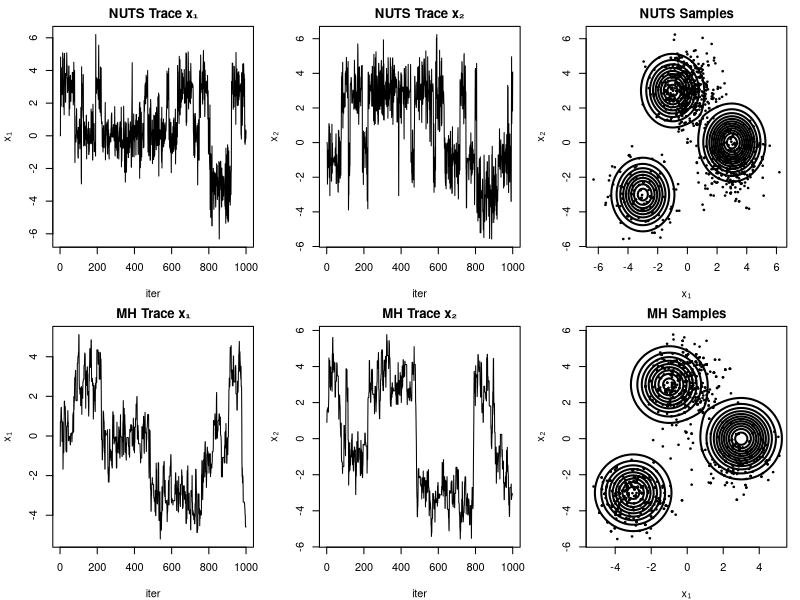
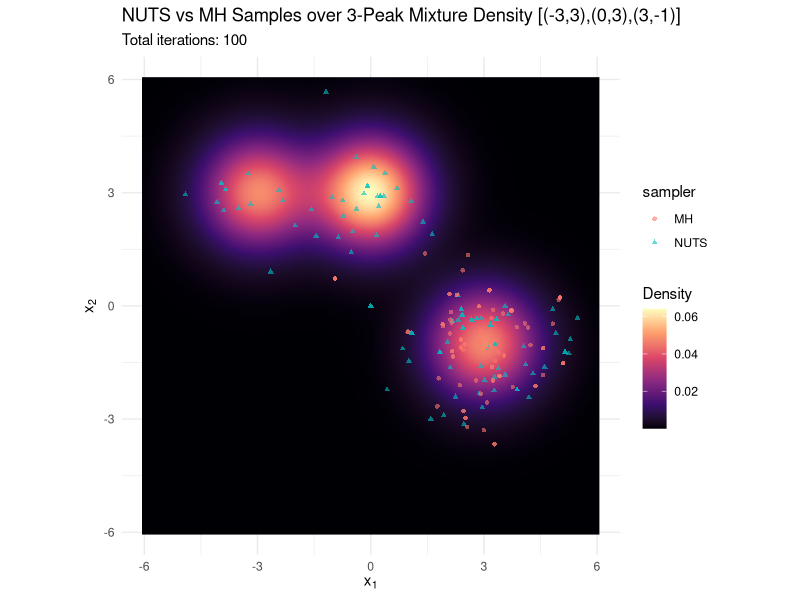
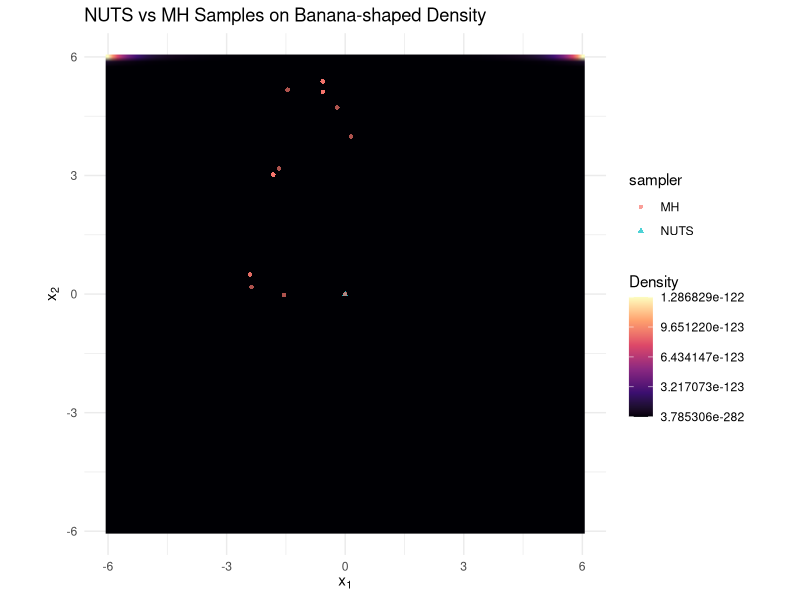

The R script that drew these images, in order:
library(mvtnorm)


# No-U-Turn sampler

leapfrog <- function(theta, r, grad_log_prob, eps) {
  r_half   <- r + 0.5 * eps * grad_log_prob(theta)
  theta_new<- theta + eps * r_half
  r_new    <- r_half + 0.5 * eps * grad_log_prob(theta_new)
  list(theta = theta_new, r = r_new)
}

find_reasonable_epsilon <- function(theta, grad_log_prob, log_prob) {
  eps <- 1
  r   <- rnorm(length(theta))
  lp0 <- log_prob(theta) - 0.5 * sum(r^2)
  lf  <- leapfrog(theta, r, grad_log_prob, eps)
  lp1 <- log_prob(lf$theta) - 0.5 * sum(lf$r^2)
  a   <- exp(lp1 - lp0)
  dir <- if (a > 0.5) 1 else -1
  while (a^dir > 2^(-dir)) {
    eps <- eps * 2^dir
    lf  <- leapfrog(theta, r, grad_log_prob, eps)
    lp1 <- log_prob(lf$theta) - 0.5 * sum(lf$r^2)
    a   <- exp(lp1 - lp0)
  }
  eps
}

build_tree <- function(theta, r, u, v, j, eps, log_prob, grad_log_prob, delta_max = 1000) {
  if (j == 0) {
    lf <- leapfrog(theta, r, grad_log_prob, v * eps)
    lp <- log_prob(lf$theta) - 0.5 * sum(lf$r^2)
    n  <- as.integer(u <= exp(lp))
    s  <- as.integer(lp - log(u) > -delta_max)
    alpha <- min(1, exp(lp - (log_prob(theta) - 0.5*sum(r^2))))
    list(theta_minus = lf$theta, r_minus = lf$r,
         theta_plus  = lf$theta, r_plus  = lf$r,
         theta_prop  = lf$theta, n_prop  = n,
         s_prop      = s,     alpha    = alpha,
         n_alpha     = 1)
  } else {
    bt1 <- build_tree(theta, r, u, v, j-1, eps, log_prob, grad_log_prob, delta_max)
    if (bt1$s_prop == 1) {
      if (v == -1) {
        bt2 <- build_tree(bt1$theta_minus, bt1$r_minus, u, v, j-1, eps, log_prob, grad_log_prob, delta_max)
        theta_minus <- bt2$theta_minus; r_minus <- bt2$r_minus
        theta_plus  <- bt1$theta_plus;  r_plus  <- bt1$r_plus
      } else {
        bt2 <- build_tree(bt1$theta_plus, bt1$r_plus, u, v, j-1, eps, log_prob, grad_log_prob, delta_max)
        theta_minus <- bt1$theta_minus; r_minus <- bt1$r_minus
        theta_plus  <- bt2$theta_plus;  r_plus  <- bt2$r_plus
      }
      den  <- bt1$n_prop + bt2$n_prop
      if (den > 0) {
        if (runif(1) < bt2$n_prop / den) {
          theta_prop <- bt2$theta_prop
        } else {
          theta_prop <- bt1$theta_prop
        }
      } else {
        theta_prop <- bt1$theta_prop
      }
      r_sum <- bt2$r_plus + bt2$r_minus
      s_prop <- as.integer(bt1$s_prop == 1 && bt2$s_prop == 1 &&
                             sum(r_sum * (bt2$theta_plus - bt2$theta_minus)) >= 0)
      list(theta_minus = theta_minus, r_minus = r_minus,
           theta_plus  = theta_plus,  r_plus  = r_plus,
           theta_prop  = theta_prop,
           n_prop      = bt1$n_prop + bt2$n_prop,
           s_prop      = s_prop,
           alpha       = bt1$alpha + bt2$alpha,
           n_alpha     = bt1$n_alpha + bt2$n_alpha)
    } else {
      bt1
    }
  }
}

nuts <- function(log_prob, grad_log_prob, theta0, n_iter, adapt_steps = floor(n_iter/2),
                 delta = 0.65, max_depth = 10) {
  d <- length(theta0)
  samples <- matrix(NA, n_iter, d)
  theta <- theta0
  eps   <- find_reasonable_epsilon(theta, grad_log_prob, log_prob)
  mu    <- log(10 * eps)
  eps_bar <- 1
  H_bar   <- 0
  gamma <- 0.05; t0 <- 10; kappa <- 0.75
  
  for (i in 1:n_iter) {
    r0 <- rnorm(d)
    joint0 <- log_prob(theta) - 0.5 * sum(r0^2)
    u <- exp(joint0) * runif(1)
    theta_minus <- theta; theta_plus <- theta
    r_minus <- r0;       r_plus   <- r0
    theta_prop <- theta
    j <- 0; n_prop <- 1; s_prop <- 1; alpha_sum <- 0; n_alpha_sum <- 0
    
    while (s_prop == 1 && j < max_depth) {
      v <- sample(c(-1,1),1)
      if (v == -1) {
        bt <- build_tree(theta_minus, r_minus, u, v, j, eps, log_prob, grad_log_prob)
        theta_minus <- bt$theta_minus; r_minus <- bt$r_minus
      } else {
        bt <- build_tree(theta_plus, r_plus, u, v, j, eps, log_prob, grad_log_prob)
        theta_plus  <- bt$theta_plus;  r_plus  <- bt$r_plus
      }
      if (bt$s_prop == 1 && runif(1) < bt$n_prop / n_prop) {
        theta_prop <- bt$theta_prop
      }
      n_prop    <- n_prop + bt$n_prop
      s_prop    <- bt$s_prop * as.integer(sum((theta_plus - theta_minus)*r_minus)>=0) *
        as.integer(sum((theta_plus - theta_minus)*r_plus )>=0)
      alpha_sum   <- alpha_sum + bt$alpha
      n_alpha_sum <- n_alpha_sum + bt$n_alpha
      j <- j + 1
    }
    
    acc_rate <- alpha_sum / n_alpha_sum
    if (i <= adapt_steps) {
      H_bar <- (1 - 1/(i + t0)) * H_bar + (delta - acc_rate)/(i + t0)
      log_eps <- mu - sqrt(i)/gamma * H_bar
      eta <- i^(-kappa)
      eps_bar <- exp((1 - eta) * log(eps_bar) + eta * log_eps)
      eps <- exp(log_eps)
    } else {
      eps <- eps_bar
    }
    
    theta <- theta_prop
    samples[i, ] <- theta
    cat(sprintf("Iter %d: eps=%.5f, acc=%.3f\n", i, eps, acc_rate))
    
  }
  samples
}

# Metropolis Hastings sampler

mh_sampler <- function(log_prob, initial_theta, n_samples, proposal_sd=1) {
  samples <- numeric(n_samples); theta <- initial_theta
  lp_curr <- log_prob(theta)
  for (i in 1:n_samples) {
    prop <- rnorm(1, theta, proposal_sd); lp_prop <- log_prob(prop)
    if (runif(1) < exp(lp_prop-lp_curr)) { theta <- prop; lp_curr <- lp_prop }
    samples[i] <- theta
  }
  samples
}


# # Multimodal target: 0.5·N(-3,1)+0.5·N(3,1)
# log_prob <- function(x) {
#   lp1 <- dnorm(x, -3,1, log=TRUE)+log(0.5)
#   lp2 <- dnorm(x,  3,1, log=TRUE)+log(0.5)
#   m <- max(lp1, lp2); m + log(exp(lp1-m)+exp(lp2-m))
# }
# grad_log_prob <- function(x) {
#   lp1 <- dnorm(x,-3,1,log=TRUE); lp2 <- dnorm(x,3,1,log=TRUE)
#   p1 <- exp(lp1-max(lp1,lp2)); p2 <- exp(lp2-max(lp1,lp2))
#   w1 <- p1/(p1+p2); w2 <- p2/(p1+p2)
#   w1 * (-(x+3)) + w2 * (-(x-3))
# }
# 
# 
# # Run samplers and compare
# set.seed(123)
# n_iter <- 2000
# nuts_samps <- nuts(log_prob, grad_log_prob, theta0=0, n_iter=n_iter)
# mh_samps   <- mh_sampler(log_prob, initial_theta=0, n_samples=n_iter, proposal_sd=1)
# 
# par(mfrow=c(2,2))
# plot(nuts_samps, type="l", main="NUTS Trace")
# plot(mh_samps,   type="l", main="MH Trace")
# hist(nuts_samps, breaks=50, freq=FALSE, xlim=c(-6,6), main="NUTS Density")
# curve(0.5*dnorm(x,-3,1)+0.5*dnorm(x,3,1), add=TRUE, lwd=2)
# hist(mh_samps, breaks=50, freq=FALSE, xlim=c(-6,6), main="MH Density")
# curve(0.5*dnorm(x,-3,1)+0.5*dnorm(x,3,1), add=TRUE, lwd=2)
# 
# 
# 
# 
# # Multivariate example: 2D banana‐shaped distribution
# log_prob_banana <- function(x) {
#   # x is length‐2 vector
#   y1 <- x[1] / 1
#   y2 <- x[2] + 0.03 * (x[1]^2 - 100)
#   -0.5 * (y1^2 + y2^2)
# }
# grad_log_prob_banana <- function(x) {
#   y1 <- x[1]
#   y2 <- x[2] + 0.03 * (x[1]^2 - 100)
#   d1 <- -y1 - 0.06 * x[1] * y2
#   d2 <- -y2
#   c(d1, d2)
# }
# 
# # assume `nuts` is the function you defined above
# set.seed(123)
# samples2d <- nuts(
#   log_prob      = log_prob_banana,
#   grad_log_prob = grad_log_prob_banana,
#   theta0        = c(0, 0),
#   n_iter        = 2000,
#   delta         = 0.65,
#   max_depth     = 8
# )
# 
# # visualize
# par(mfrow = c(1,2))
# plot(samples2d[,1], type="l", main="Trace of x_1")
# plot(samples2d[,2], type="l", main="Trace of x_2")



mh_sampler <- function(log_prob, initial_theta, n_samples, proposal_sd = 1) {
  d       <- length(initial_theta)
  samples <- matrix(NA, n_samples, d)
  theta   <- initial_theta
  lp_curr <- log_prob(theta)
  for (i in 1:n_samples) {
    prop    <- theta + rnorm(d, 0, proposal_sd)
    lp_prop <- log_prob(prop)
    if (runif(1) < exp(lp_prop - lp_curr)) {
      theta   <- prop
      lp_curr <- lp_prop
    }
    samples[i,] <- theta
  }
  samples
}



# Three-peak 2D Gaussian mixture
weights <- c(0.3, 0.4, 0.3)
means   <- list(c(-3, -3), c(0, 3), c(3, -1))
Sigma   <- diag(2); Sigma_inv <- solve(Sigma)

log_prob_2d <- function(x) {
  lp <- sapply(1:3, function(i)
    log(weights[i]) + dmvnorm(x, means[[i]], Sigma, log = TRUE)
  )
  m <- max(lp); m + log(sum(exp(lp - m)))
}
grad_log_prob_2d <- function(x) {
  lp   <- sapply(1:3, function(i)
    log(weights[i]) + dmvnorm(x, means[[i]], Sigma, log = TRUE)
  )
  m    <- max(lp)
  w    <- exp(lp - m); w <- w / sum(w)
  grads <- sapply(1:3, function(i) -Sigma_inv %*% (x - means[[i]]))
  as.numeric(grads %*% w)
}

# Run samplers
set.seed(123)
n_iter     <- 1000
nuts_samps <- nuts(log_prob_2d, grad_log_prob_2d, theta0 = c(0,0), n_iter = n_iter)
mh_samps   <- mh_sampler(log_prob_2d, initial_theta = c(0,0), n_samples = n_iter, proposal_sd = 1)

# True density grid
grid_pts <- 100
x1 <- seq(-6, 6, length = grid_pts)
x2 <- seq(-6, 6, length = grid_pts)
gr <- expand.grid(x1, x2)
z  <- matrix(
  apply(gr, 1, function(xx)
    sum(sapply(1:3, function(i)
      weights[i] * dmvnorm(xx, means[[i]], Sigma)
    ))
  ),
  nrow = grid_pts, byrow = TRUE
)

# Visualization
par(mfrow = c(2, 3), mar = c(4, 4, 2, 1))
plot(nuts_samps[,1], type="l", main="NUTS Trace x₁", xlab="iter", ylab="x₁")
plot(nuts_samps[,2], type="l", main="NUTS Trace x₂", xlab="iter", ylab="x₂")
plot(nuts_samps, pch=20, cex=0.5, main="NUTS Samples", xlab="x₁", ylab="x₂")
contour(x1, x2, z, add=TRUE, drawlabels=FALSE, lwd=2)
plot(mh_samps[,1], type="l", main="MH Trace x₁", xlab="iter", ylab="x₁")
plot(mh_samps[,2], type="l", main="MH Trace x₂", xlab="iter", ylab="x₂")
plot(mh_samps, pch=20, cex=0.5, main="MH Samples", xlab="x₁", ylab="x₂")
contour(x1, x2, z, add=TRUE, drawlabels=FALSE, lwd=2)



library(mvtnorm)
library(jsonlite)

# --- 2D three-peak mixture definitions ---
weights <- c(0.3,0.4,0.3)
means   <- list(c(-3,-3), c(0,3), c(3,-1))
Sigma   <- diag(2); Sigma_inv <- solve(Sigma)

log_prob_2d <- function(x) {
  lp <- sapply(1:3, function(i)
    log(weights[i]) + dmvnorm(x, means[[i]], Sigma, log = TRUE))
  m <- max(lp); m + log(sum(exp(lp-m)))
}
grad_log_prob_2d <- function(x) {
  lp   <- sapply(1:3, function(i)
    log(weights[i]) + dmvnorm(x, means[[i]], Sigma, log = TRUE))
  m    <- max(lp)
  w    <- exp(lp - m); w <- w/sum(w)
  grads <- sapply(1:3, function(i) -Sigma_inv %*% (x - means[[i]]))
  as.numeric(grads %*% w)
}

# --- your NUTS & MH definitions (assume `nuts()` and `mh_sampler()` already in scope) ---

set.seed(42)
n_iter     <- 2000
nuts_samps <- nuts(log_prob_2d, grad_log_prob_2d, theta0=c(0,0), n_iter=n_iter)
mh_samps   <- mh_sampler(log_prob_2d, initial_theta=c(0,0), n_samples=n_iter, proposal_sd=1)









library(ggplot2)
library(mvtnorm)

# Mixture parameters
weights <- c(0.3, 0.4, 0.3)
means   <- list(c(-3,  3), c(0,  3), c(3, -1))
Sigma   <- diag(2)

# Build grid for heatmap
grid_pts <- 100
x <- seq(-6, 6, length.out = grid_pts)
y <- seq(-6, 6, length.out = grid_pts)
heat_df <- expand.grid(x = x, y = y)
heat_df$z <- apply(heat_df, 1, function(r) {
  xi <- r["x"]; yj <- r["y"]
  sum(sapply(1:3, function(i)
    weights[i] * dmvnorm(c(xi, yj), mean = means[[i]], sigma = Sigma)
  ))
})

# Run samplers (assumes nuts() and mh_sampler() are defined)
set.seed(123)
n_iter     <- 100
nuts_samps <- nuts(log_prob_2d, grad_log_prob_2d, theta0 = c(0,0), n_iter = n_iter)
mh_samps   <- mh_sampler(log_prob_2d, initial_theta = c(0,0), n_samples = n_iter, proposal_sd = 1)

# Prepare sample data frames
nuts_df <- data.frame(x = nuts_samps[,1], y = nuts_samps[,2], sampler = "NUTS")
mh_df   <- data.frame(x = mh_samps[,1],   y = mh_samps[,2],   sampler = "MH")
samps_df <- rbind(nuts_df, mh_df)

# Plot
ggplot() +
  geom_raster(data = heat_df, aes(x = x, y = y, fill = z), interpolate = TRUE) +
  scale_fill_viridis_c(option = "magma", name = "Density") +
  geom_point(data = samps_df, aes(x = x, y = y, shape = sampler, color = sampler),
             size = 1.2, alpha = 0.6) +
  coord_fixed(xlim = c(-6,6), ylim = c(-6,6)) +
  labs(
    title = "NUTS vs MH Samples over 3-Peak Mixture Density [(-3,3),(0,3),(3,-1)]",
    subtitle = paste("Total iterations:", n_iter),
    x = expression(x[1]), y = expression(x[2])
  ) +
  theme_minimal()





# Banana‐shaped 2D density
b  <- 0.03
c0 <- 1000
log_prob_banana <- function(x) {
  y1 <- x[1]
  y2 <- x[2] + b*(x[1]^2 - c0)
  -0.5*(y1^2 + y2^2)
}
grad_log_prob_banana <- function(x) {
  y1 <- x[1]
  y2 <- x[2] + b*(x[1]^2 - c0)
  d1 <- -y1 - 2*b*x[1]*y2
  d2 <- -y2
  c(d1, d2)
}

# assume nuts() and mh_sampler() are defined as before
set.seed(42)
n_iter     <- 2000
nuts_samps <- nuts(log_prob_banana, grad_log_prob_banana, theta0 = c(0,0), n_iter = n_iter)
mh_samps   <- mh_sampler(log_prob_banana, initial_theta = c(0,0), n_samples = n_iter, proposal_sd = 1)

# build heatmap grid
grid_pts <- 100
x <- seq(-6, 6, length.out = grid_pts)
y <- seq(-6, 6, length.out = grid_pts)
heat_df <- expand.grid(x = x, y = y)
heat_df$z <- exp(apply(heat_df, 1, function(r) log_prob_banana(c(r["x"], r["y"]))))

# prepare samples with sampler label
nuts_df <- data.frame(x = nuts_samps[,1], y = nuts_samps[,2], sampler = "NUTS")
mh_df   <- data.frame(x = mh_samps[,1],   y = mh_samps[,2],   sampler = "MH")
samps_df <- rbind(nuts_df, mh_df)

# plot heatmap + samples colored by sampler only
ggplot() +
  geom_raster(data = heat_df, aes(x = x, y = y, fill = z), interpolate = TRUE) +
  scale_fill_viridis_c(option = "magma", name = "Density") +
  geom_point(data = samps_df,
             aes(x = x, y = y, color = sampler, shape = sampler),
             size = 1.2, alpha = 0.7) +
  coord_fixed(xlim = c(-6,6), ylim = c(-6,6)) +
  labs(
    title = "NUTS vs MH Samples on Banana‐shaped Density",
    x     = expression(x[1]),
    y     = expression(x[2])
  ) +
  theme_minimal()
